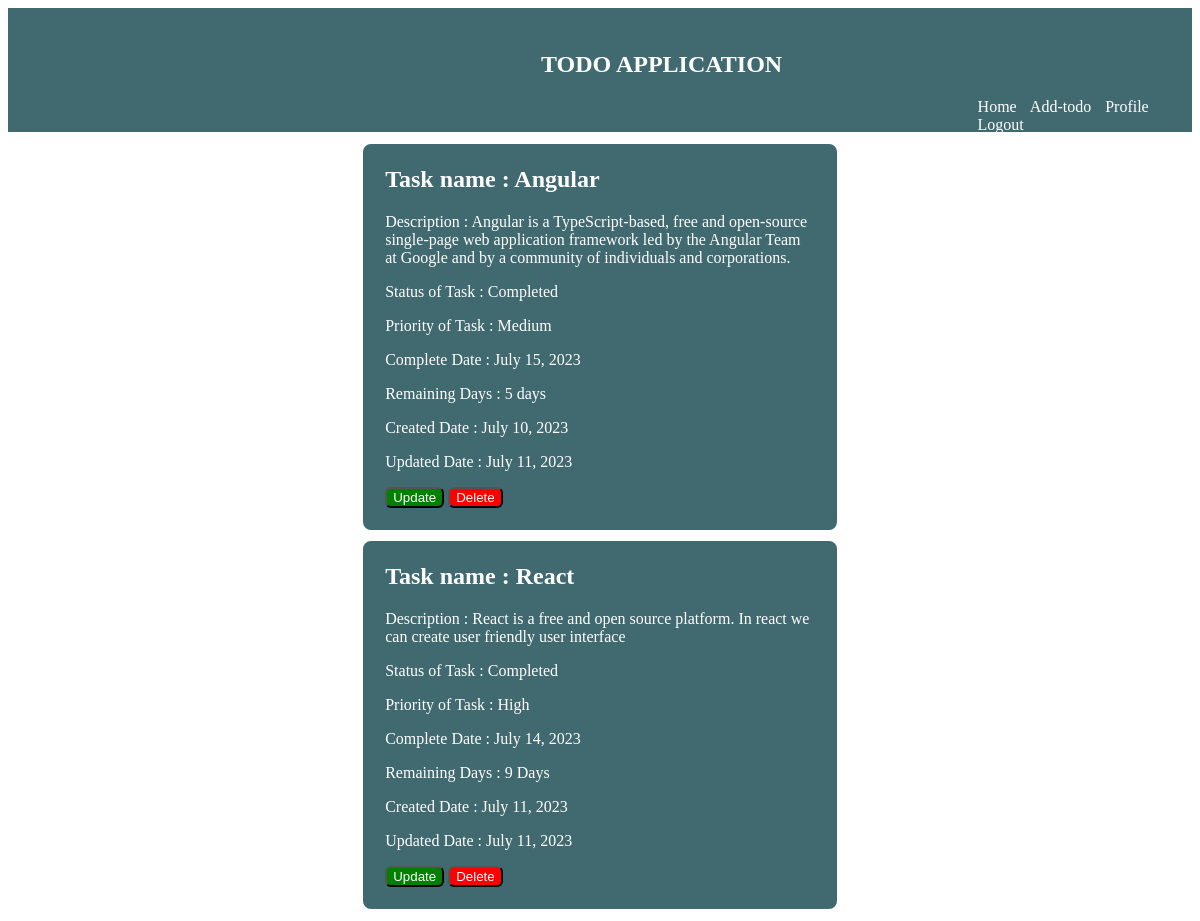
/home/ (signed in), run on an earlier commit of the app's database.
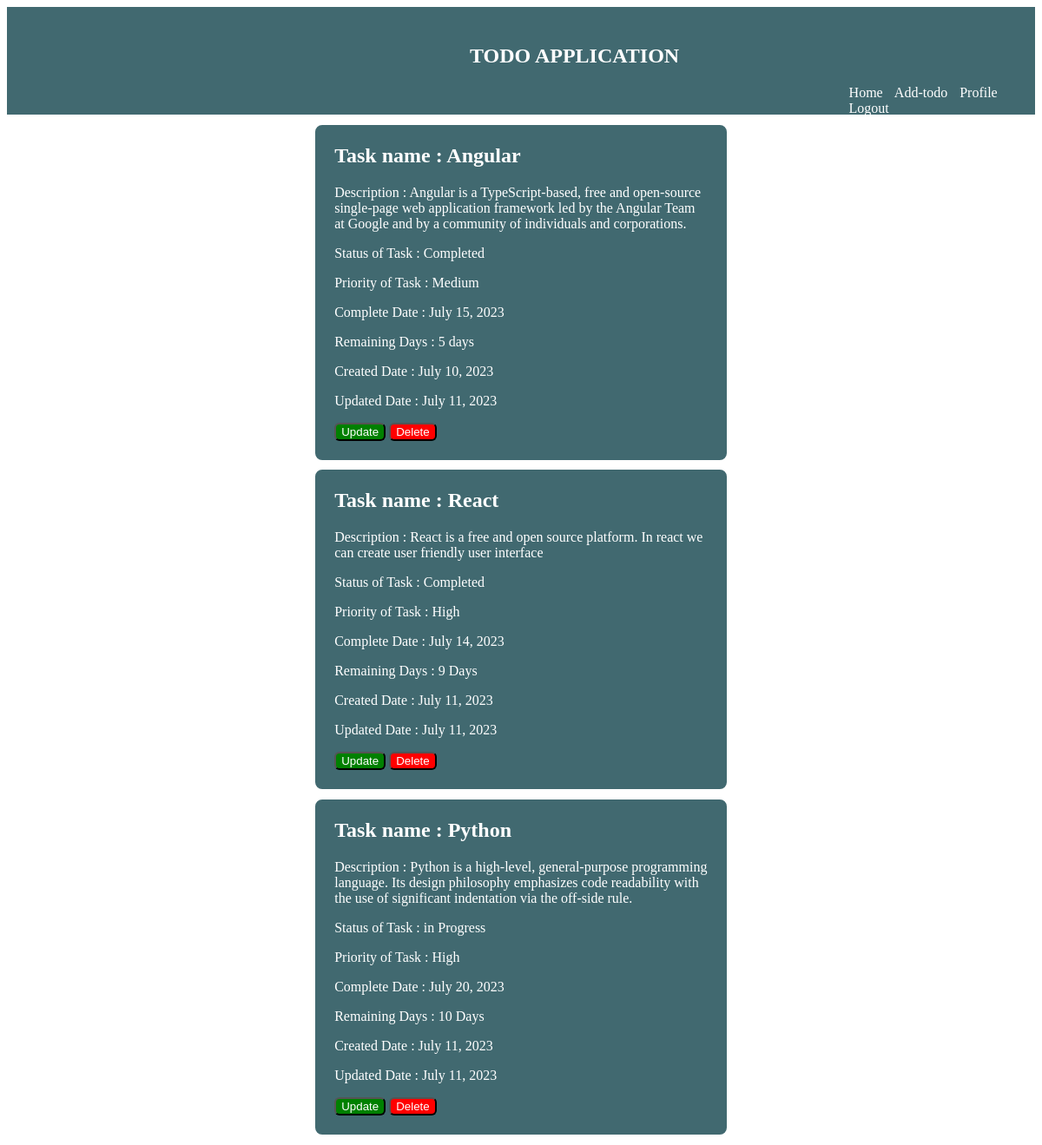
And on a later commit of the database.
### todouser/models.py (models this page shows, shortened)
class Todoapp(models.Model):
    tname = models.CharField(max_length=50)
    desc = models.TextField()
    status=models.CharField(max_length=50)
    priority=models.CharField(max_length=50)
    completion_date=models.DateField(blank=True, null=True)
    remaining_days = models.CharField(max_length=50)
    created_at=models.DateTimeField(default=timezone.now)
    updated_at=models.DateTimeField(default=timezone.now)
    newuser = models.ForeignKey(User, on_delete=models.CASCADE, related_name="newuser")

### todouser/views.py (the view)
# urls.py: path('home/', views.TodoappListView.as_view(), name='home-todo'),
class TodoappListView(generic.ListView):
    model = Todoapp
    template_name = 'todouser/home.html'
    context_object_name = 'todolist'
    ordering = ['-created_at']
    def get_queryset(self):
        return Todoapp.objects.filter(newuser=self.request.user)

### todouser/templates/todouser/home.html
{% extends 'todouser/base.html' %}
{% block content %}
    {% for todo in todolist %}
        <div class="todos-div">
            <h2>Task name : {{ todo.tname }}</h2>
            <p>Description : {{ todo.desc }}</p>
            <p>Status of Task : {{ todo.status }}</p>
            <p>Priority of Task : {{ todo.priority }}</p>
            <p>Complete Date : {{ todo.completion_date }}</p>
            <p>Remaining Days : {{ todo.remaining_days }}</p>
            <p>Created Date : {{ todo.created_at|date:"F d, Y" }}</p>
            <p>Updated Date : {{ todo.updated_at|date:"F d, Y" }}</p>
            <div>
                <button class="btn-upt"><a href="{% url 'todo-update' todo.id %}">Update</a></button>
                <button class="btn-dlt"><a href="{% url 'todo-delete' todo.id %}">Delete</a></button>
            </div>
        </div>
    {% endfor %}
{% endblock  %}

What changed in the data, as far as the page shows it:
added Todoapp: tname "Python", desc "Python is a high-level, general-purpose programming language. Its design philosophy emphasizes code readability with the use of significant indentation via the off-side rule.", status "in Progress", priority "High", completion_date "July 20, 2023", remaining_days "10 Days", created_at "July 11, 2023", updated_at "July 11, 2023"
